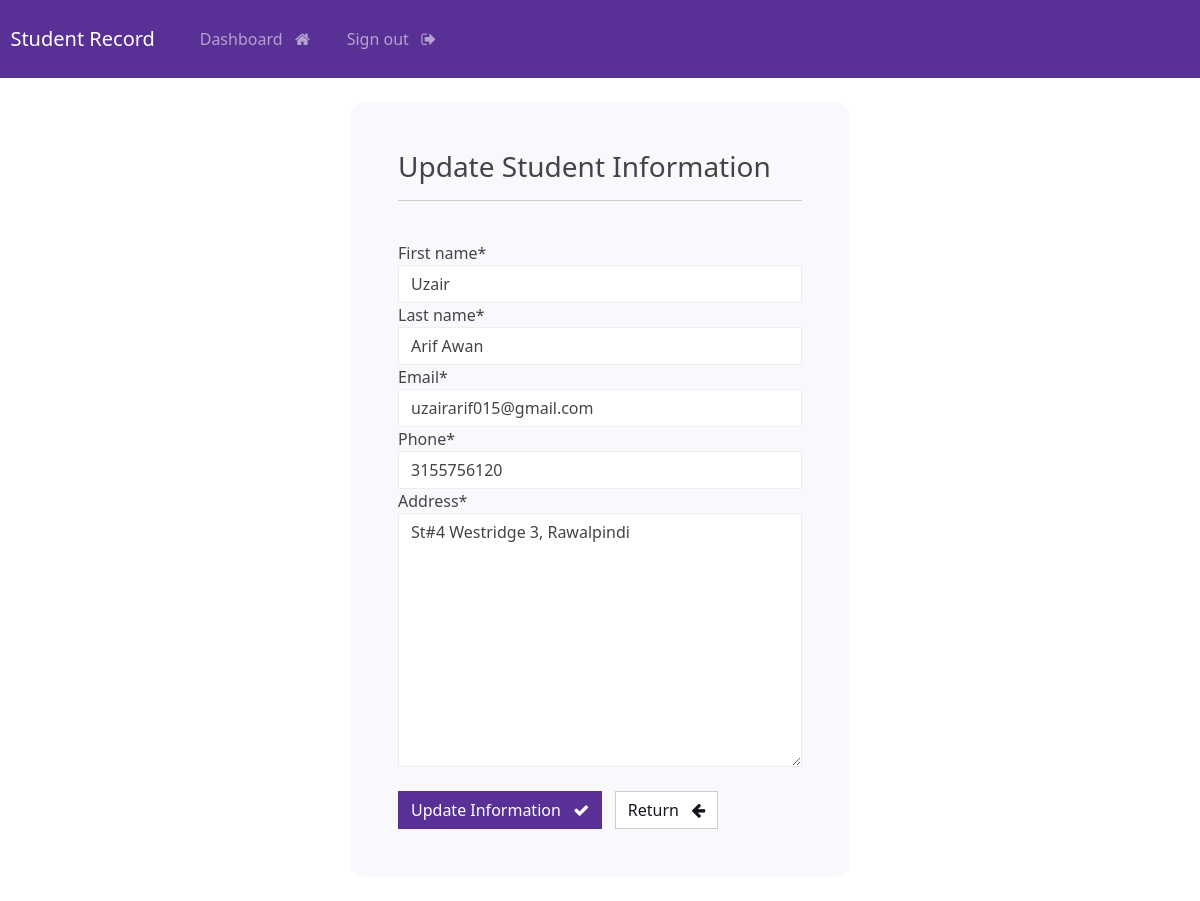
Page /update_student/1 (signed in) on the committed database.
### student/models.py (models this page shows, shortened)
class Record(models.Model):
    first_name= models.CharField(max_length=25)
    last_name= models.CharField(max_length=25)
    email= models.EmailField(max_length=25)
    phone= models.IntegerField()
    address= models.TextField(max_length=100)
    joined_date = models.DateTimeField(auto_now_add=True)

### student/views.py (the view)
# urls.py: path('update_student/<int:pk>',views.update_student,name='update_student'),
@login_required
def update_student(request,pk):
    record = Record.objects.get(id=pk)
    if request.method=='POST':
        form = UpdateStudentForm(request.POST,instance = record)
        if form.is_valid():
            form.save()
            return redirect('dashboard')
    else:
        form=UpdateStudentForm(instance=record)
    return render(request,'student/update_student.html',{
        'form':form
    })

### student/forms.py
class UpdateStudentForm(forms.ModelForm):
    class Meta:
        model=Record
        fields=['first_name','last_name','email','phone','address']

### student/templates/student/update_student.html (shortened to what this page needs)
{% include "student/base.html" %}
{% load crispy_forms_tags %}
{% block content %}
<body>
    <div class="container bg-light shadow-md p-5 form-layout">
        <h3> Update Student Information </h3>
        <hr>
        <br>
        <form method="POST">
            {{form|crispy}}
            <br>
            <button type="submit" class="btn btn-primary">
                Update Information &nbsp; <i class="fa fa-check" aria-hidden="true"></i>
            </button>
            <a href="{% url 'dashboard' %}" class="btn btn-secondary">
                Return &nbsp; <i class="fa fa-arrow-left" aria-hidden="true"></i>
            </a>
        </form>
    </div>
    <br>
</body>
{% endblock content %}

### static/css/styles.css (style rules this page uses)
.form-layout { border-radius: 15px; width: 500px; }

### rows in the picture
Record: first_name "Uzair", last_name "Arif Awan", email "uzairarif015@gmail.com", phone "3155756120", address "St#4 Westridge 3, Rawalpindi"
